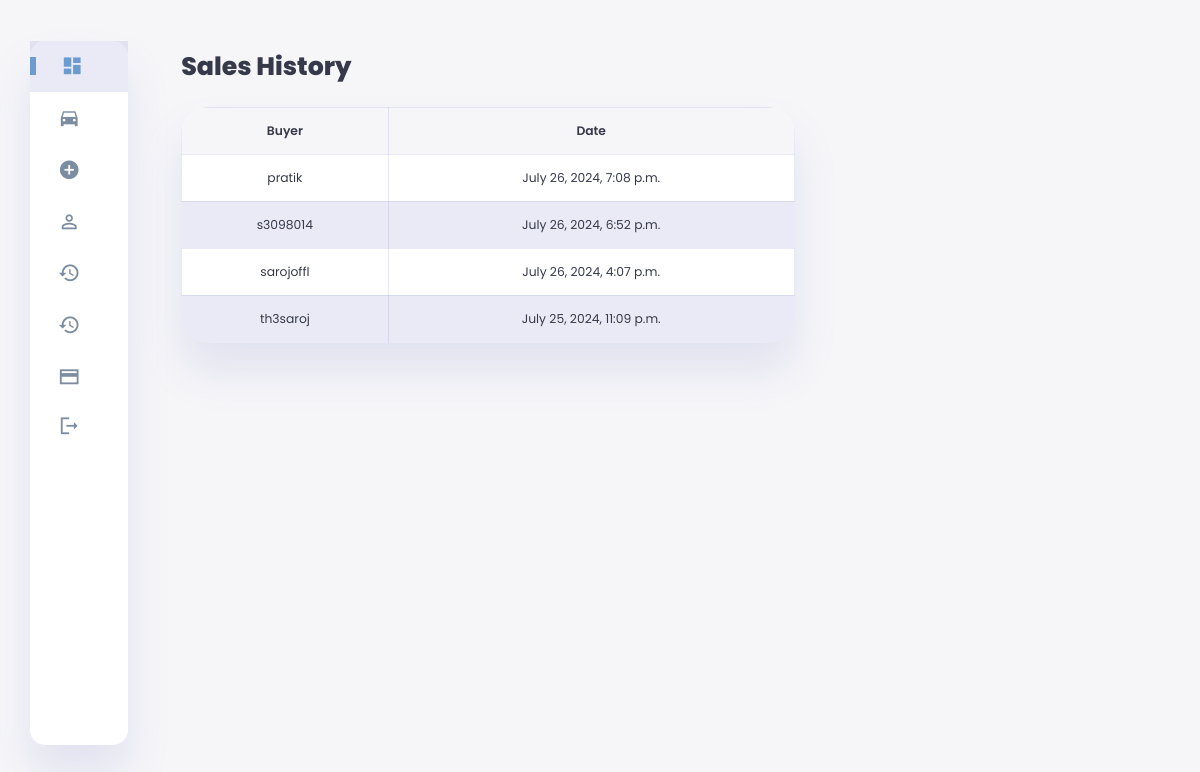
Page /sales_history/ (signed in) on the earlier database version.
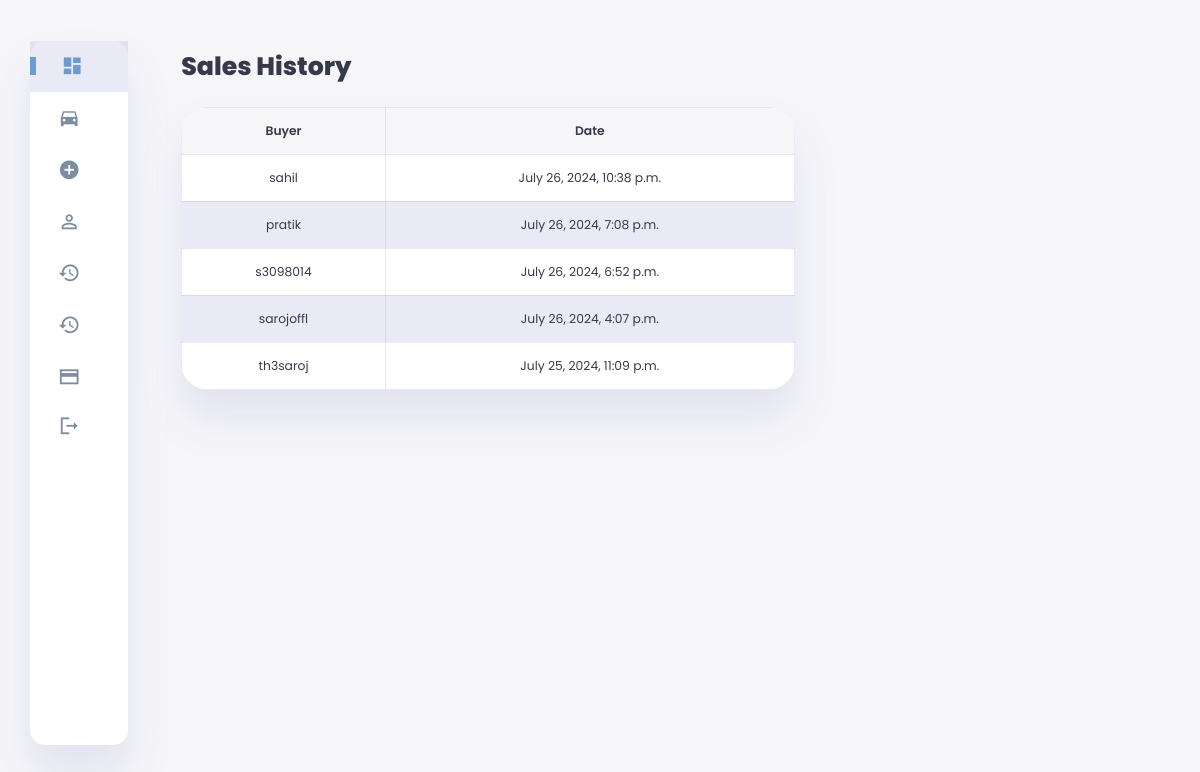
Same page on the later database version.
### sales_rental/models.py (models this page shows, shortened)
class Sale(models.Model):
    car = models.ForeignKey(Car, related_name='sales', on_delete=models.CASCADE)
    buyer = models.ForeignKey(User, on_delete=models.CASCADE)
    sale_date = models.DateTimeField(auto_now_add=True)
    amount = models.DecimalField(max_digits=10, decimal_places=2, default=0.00)

class User(AbstractUser):
    email_confirmed = models.BooleanField(default=False)
    otp = models.CharField(max_length=6, null=True, blank=True)
    otp_expiration = models.DateTimeField(null=True, blank=True)
    watchlist = models.ManyToManyField('Car', related_name='watchlisted_by', blank=True)
    phone_number = models.CharField(max_length=15, null=True, blank=True)

### sales_rental/admin_views.py (the view)
# urls.py: path('sales_history/', admin_views.sales_history, name='sales_history'),
@user_passes_test(lambda u: u.is_superuser)
def sales_history(request):
    sales_history = Sale.objects.order_by('-sale_date')
    return render(request, 'sales_history.html', {'sales_history': sales_history})

### sales_rental/context_processors.py (called while the page is built)
def current_year(request):
    return {'current_year': datetime.now().year}

### sales_rental/templates/sales_history.html (shortened to what this page needs)
{% extends "admin_base.html" %}
{% load static %}
{% block content %}
<main>
    <h1>Sales History</h1>
    <table>
        <thead>
            <tr>
                <th>Buyer</th>
                <th>Date</th>
            </tr>
        </thead>
        <tbody>
            {% for sale in sales_history %}
            <tr>
                <td>{{ sale.buyer.username }}</td>
                <td>{{ sale.sale_date }}</td>
            </tr>
            {% endfor %}
        </tbody>
    </table>
</main>
{% endblock %}

Differences in the rows shown:
added Sale: buyer.username "sahil", sale_date "July 26, 2024, 10:38 p.m."
